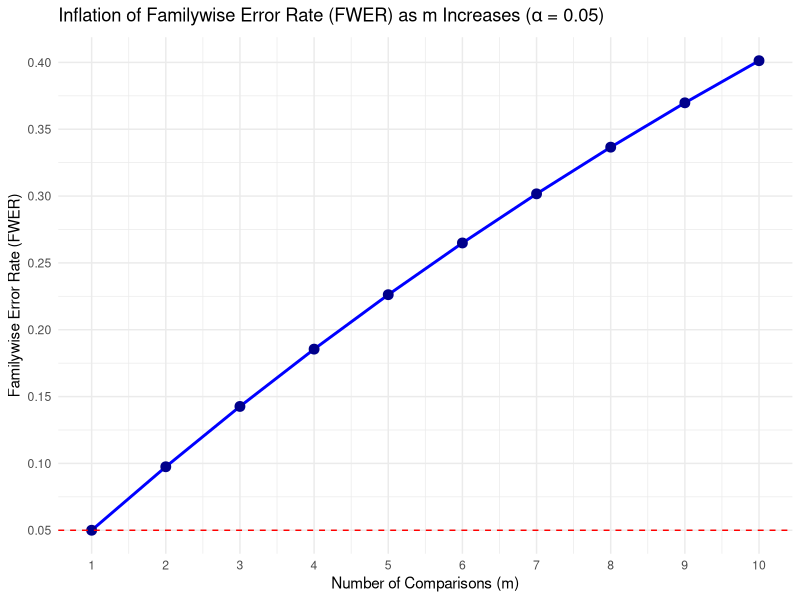
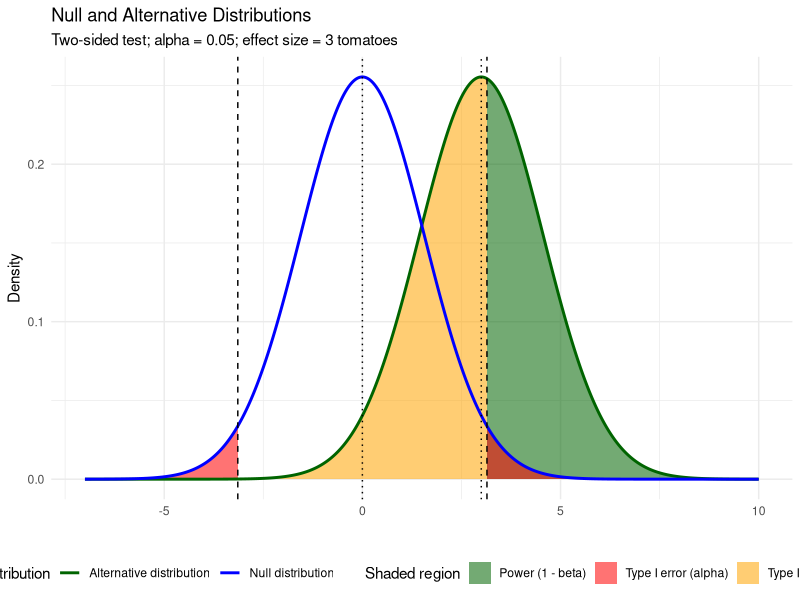
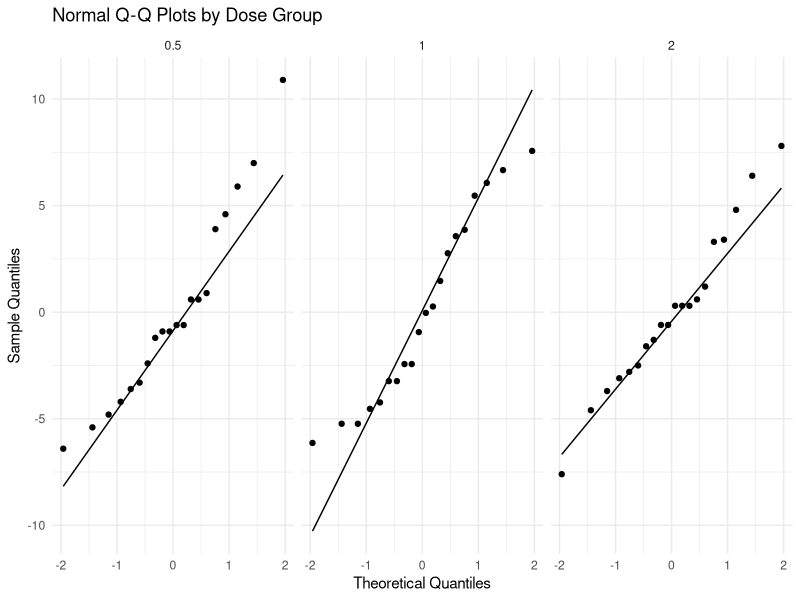
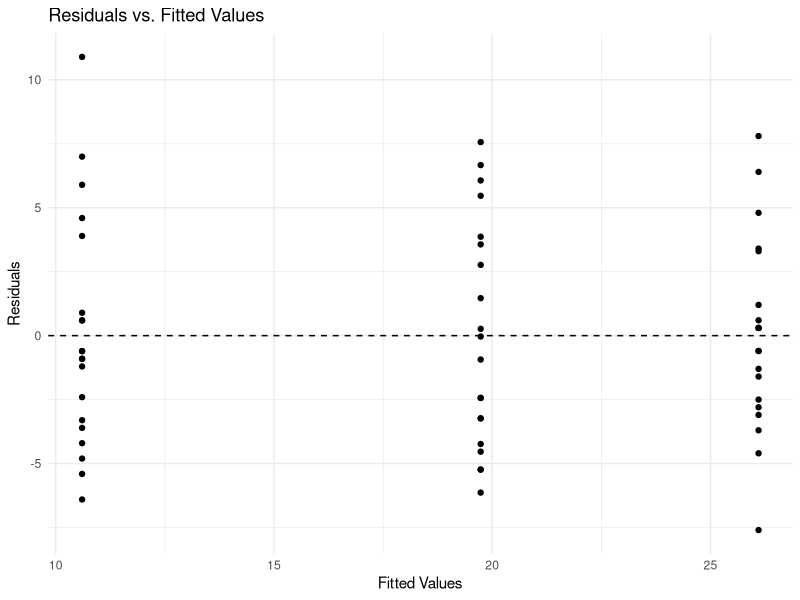

The R source for these figures, in order:
## ---- chunk 1
#| echo: false

anova_model <- aov(weight ~ group, data = PlantGrowth)

summary(anova_model)
## ---- chunk 2
#| echo: false
# Load the ggplot2 library for plotting
library(ggplot2)

# Set the individual test significance level (alpha)
alpha <- 0.05

# Define the range of comparisons (m) from 1 to 10
m_values <- 1:10

# Calculate the Familywise Error Rate (FWER) for each m
# FWER = 1 - (1 - alpha)^m
fwer_values <- 1 - (1 - alpha)^m_values

# Create a data frame for plotting
plot_data <- data.frame(
  m = m_values,
  FWER = fwer_values
)

# Plot the FWER vs. the number of comparisons (m)
ggplot(plot_data, aes(x = m, y = FWER)) +
  
  # Add the line and points for the FWER
  geom_line(color = "blue", linewidth = 1) +
  geom_point(color = "darkblue", size = 3) +
  
  # Add a horizontal line at the nominal alpha level (0.05)
  geom_hline(yintercept = alpha, linetype = "dashed", color = "red") +
  
  # Add labels and title
  labs(
    title = expression(paste("Inflation of Familywise Error Rate (FWER) as m Increases (", alpha, " = 0.05)")),
    x = "Number of Comparisons (m)",
    y = "Familywise Error Rate (FWER)"
  ) +
  
  # Customize scales
  scale_x_continuous(breaks = m_values) +
  scale_y_continuous(breaks = seq(0, max(fwer_values) + 0.05, 0.05)) +
  
  # Apply a clean theme
  theme_minimal()
## ---- chunk 3
pairwise.t.test(
  PlantGrowth$weight,
  PlantGrowth$group,
  p.adjust.method = "none"
)
## ---- chunk 4
#| echo: false
# Shading data: define each region separately

library(tidyverse)

# Summary statistics
n_f <- 25
n_n <- 25
mean_f <- 32
mean_n <- 27
sd_f <- 6
sd_n <- 5

alpha <- 0.05
effect <- 3

# Standard error for the difference in means
se <- sqrt(sd_f^2 / n_f + sd_n^2 / n_n)

# Welch degrees of freedom
df <- (sd_f^2 / n_f + sd_n^2 / n_n)^2 /
  ((sd_f^2 / n_f)^2 / (n_f - 1) +
     (sd_n^2 / n_n)^2 / (n_n - 1))

# Critical values for a two-sided t-test
lower <- qt(alpha / 2, df) * se
upper <- qt(1 - alpha / 2, df) * se

# Create null and alternative curves
x <- seq(-7, 10, length.out = 2000)

null_curve <- data.frame(
  x = x,
  density = dnorm(x, mean = 0, sd = se),
  distribution = "Null distribution"
)

alt_curve <- data.frame(
  x = x,
  density = dnorm(x, mean = effect, sd = se),
  distribution = "Alternative distribution"
)

curves <- bind_rows(null_curve, alt_curve)

library(tidyverse)

type1 <- null_curve %>%
  filter(x <= lower | x >= upper) %>%
  mutate(
    region = "Type I error (alpha)",
    group_id = if_else(x < lower, "left", "right")
  )

type2 <- alt_curve %>%
  filter(x >= lower, x <= upper) %>%
  mutate(
    region = "Type II error (beta)",
    group_id = "beta"
  )

power <- alt_curve %>%
  filter(x <= lower | x >= upper) %>%
  mutate(
    region = "Power (1 - beta)",
    group_id = if_else(x < lower, "left", "right")
  )

ggplot() +
  # Shade Type II error under the alternative
  geom_area(
    data = type2,
    aes(x = x, y = density, fill = region, group = group_id),
    alpha = 0.55
  ) +
  # Shade power under the alternative
  geom_area(
    data = power,
    aes(x = x, y = density, fill = region, group = group_id),
    alpha = 0.55
  ) +
  # Draw Type I error last, so it is visible in the left tail
  geom_area(
    data = type1,
    aes(x = x, y = density, fill = region, group = group_id),
    alpha = 0.55
  ) +
  # Overlay both curves
  geom_line(
    data = curves,
    aes(x = x, y = density, color = distribution),
    linewidth = 1
  ) +
  geom_vline(
    xintercept = c(lower, upper),
    linetype = "dashed"
  ) +
  geom_vline(
    xintercept = c(0, effect),
    linetype = "dotted"
  ) +
  scale_color_manual(
    values = c(
      "Null distribution" = "blue",
      "Alternative distribution" = "darkgreen"
    )
  ) +
  scale_fill_manual(
    values = c(
      "Type I error (alpha)" = "red",
      "Type II error (beta)" = "orange",
      "Power (1 - beta)" = "darkgreen"
    )
  ) +
  labs(
    title = "Null and Alternative Distributions",
    subtitle = "Two-sided test; alpha = 0.05; effect size = 3 tomatoes",
    x = "",
    y = "Density",
    color = "Distribution",
    fill = "Shaded region"
  ) +
  coord_cartesian(xlim = c(-7, 10)) +
  theme_minimal() +
  theme(legend.position = "bottom")
## ---- chunk 5
#| echo: false
ToothGrowth |>
  group_by(dose) |>
  summarize(mean = mean(len),
            sd = sd(len))
## ---- chunk 6
#| echo: false
library(tidyverse)

data(ToothGrowth)

ToothGrowth$dose <- factor(ToothGrowth$dose)

model <- aov(len ~ dose, data = ToothGrowth)

diagnostics <- ToothGrowth %>%
  mutate(
    residuals = residuals(model),
    fitted = fitted(model)
  )

ggplot(diagnostics, aes(sample = residuals)) +
  stat_qq() +
  stat_qq_line() +
  facet_wrap(~ dose) +
  labs(
    title = "Normal Q-Q Plots by Dose Group",
    x = "Theoretical Quantiles",
    y = "Sample Quantiles"
  ) +
  theme_minimal()
## ---- chunk 7
#| echo: false
ggplot(diagnostics, aes(x = fitted, y = residuals)) +
  geom_point() +
  geom_hline(yintercept = 0, linetype = "dashed") +
  labs(
    title = "Residuals vs. Fitted Values",
    x = "Fitted Values",
    y = "Residuals"
  ) +
  theme_minimal()
## ---- chunk 8
#| echo: false
# One-way ANOVA for ToothGrowth
data(ToothGrowth)

ToothGrowth$dose <- factor(ToothGrowth$dose)

model <- aov(len ~ dose, data = ToothGrowth)

# ANOVA table
summary(model)
## ---- chunk 9
# Pairwise comparisons
TukeyHSD(model)
## ---- chunk 10
#| echo: false
study_data <- data.frame(
  Class_Year = c("Freshman", "Sophomore", "Junior", "Senior"),
  In_Person = c(35, 28, 22, 30),
  Online = c(25, 32, 28, 20),
  Group_Study = c(40, 30, 35, 25)
)

study_data
## ---- chunk 11
#| echo: false
# Create a contingency table
study_table <- as.matrix(study_data[, -1])
rownames(study_table) <- study_data$Class_Year

# Perform the chi-square test
chisq.test(study_table)
## ---- chunk 12
#| echo: false
observed <- c(35, 28, 22, 30)
chisq.test(observed, p = c(0.25, 0.25, 0.25, 0.25))
